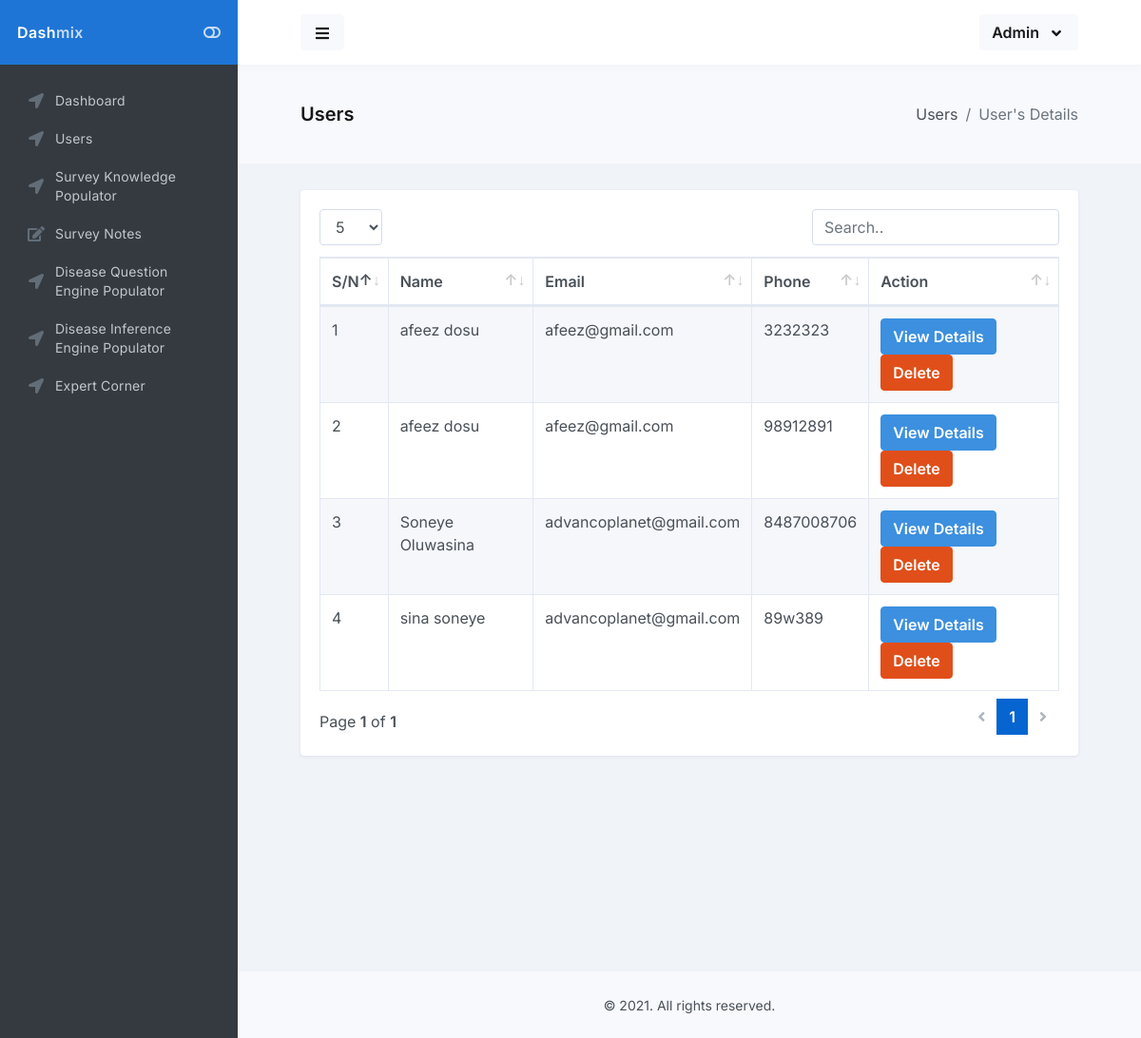
The page /admin/users.php on the database as committed earlier.
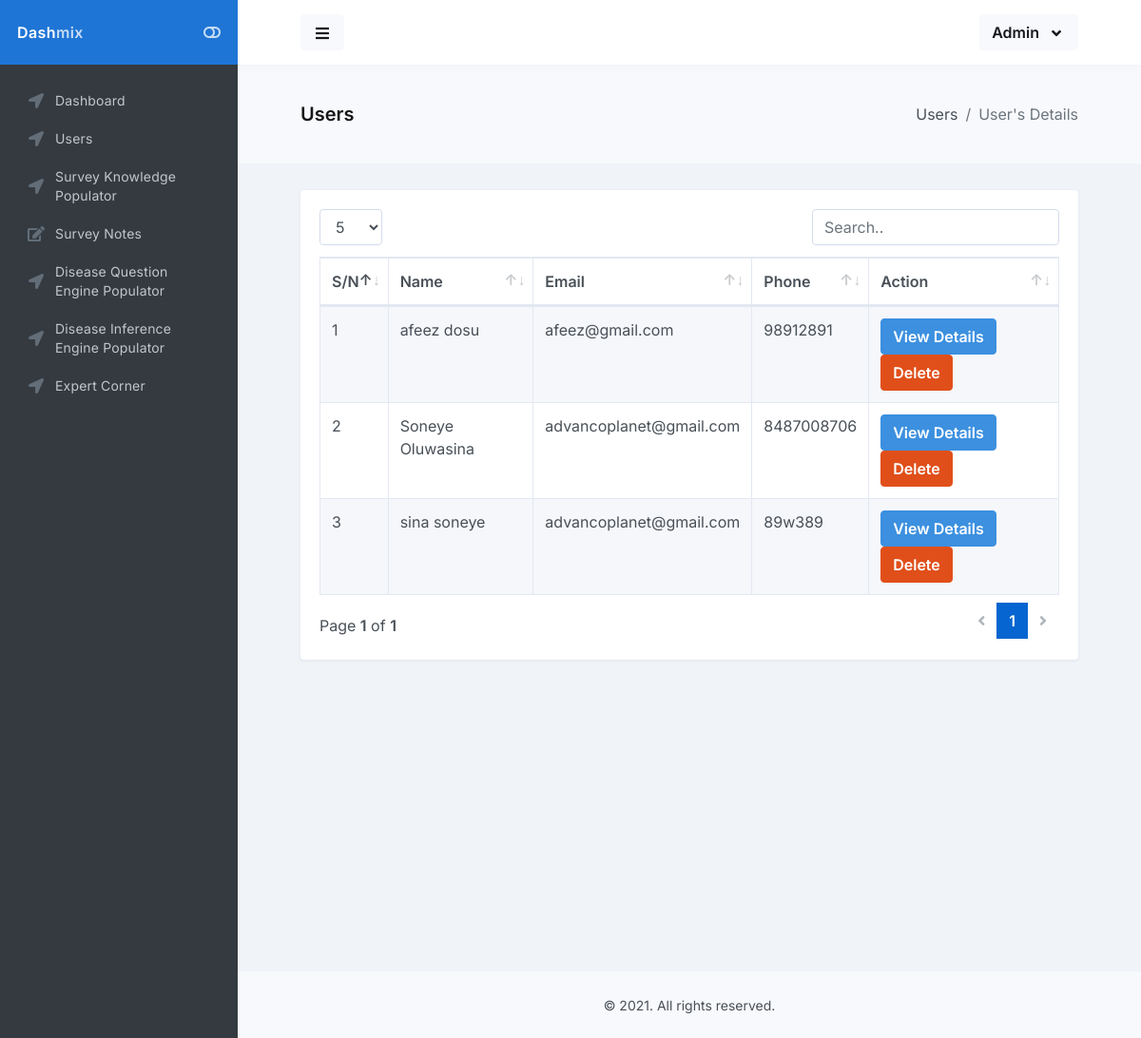
The same page on the database as committed later.
### tables this page shows
CREATE TABLE IF NOT EXISTS `farmer` (
  `farmer_id` int(11) NOT NULL AUTO_INCREMENT,
  `firstname` varchar(150) NOT NULL,
  `lastname` varchar(150) NOT NULL,
  `farm_address` text NOT NULL,
  `gender` varchar(50) NOT NULL,
  `phone` varchar(150) NOT NULL,
  `email` varchar(150) NOT NULL,
  `password` varchar(150) NOT NULL,
  `date_created` date NOT NULL,
  `new_user_status` int(11) DEFAULT NULL,
  PRIMARY KEY (`farmer_id`)
);

### classes/DB.class.php (called while the page is built, shortened)
<?php
class DB{
    private $db_config = ['host'=>'localhost',
                          'username'=>'root',
                          'password'=>'',
                          'database'=>'expert',
                          'charset'=>'utf8mb4'];
    public $pdo;
    public $query;
    public function __construct()
    {
        $dsn = "mysql:host=".$this->db_config['host'].";dbname=".$this->db_config['database'].";charset=".$this->db_config['charset'];
        $options = [
            PDO::ATTR_ERRMODE            => PDO::ERRMODE_EXCEPTION,
            PDO::ATTR_DEFAULT_FETCH_MODE => PDO::FETCH_ASSOC,
            PDO::ATTR_EMULATE_PREPARES   => false,
        ];
        try {
            $this->pdo = new PDO($dsn, $this->db_config['username'], $this->db_config['password'], $options);
        } catch (\PDOException $e) {
            throw new \PDOException($e->getMessage(), (int)$e->getCode());
        }
    }
    public function queryStatement($statement, $value = [])
    {
        $this->query = $this->pdo->prepare($statement);
        if($this->query){
            return $this->query->execute($value);
        }else{
            return false;
        }
    }
    public function fALL()
    {
        $fetch_all_data = $this->query->fetchAll(PDO::FETCH_OBJ);
        if($fetch_all_data)
        {
            return $fetch_all_data;
        }else{
            return false;
        }
    }
}

### classes/Farmer.class.php (called while the page is built, shortened)
<?php
class Farmer extends DB
{
    public function all_farmers (){
        $arr = [];
        $query = PARENT::queryStatement("SELECT * FROM farmer ORDER BY farmer_id DESC", $arr);
        return PARENT::fALL();
    }
}

### admin/users.php (the view)
<?php
include "includes/header.php";
include "includes/sidebar.php";
?>
<main id="main-container">
    <div class="bg-body-light">
        <div class="content content-full">
            <div class="d-flex flex-column flex-sm-row justify-content-sm-between align-items-sm-center">
                <h1 class="flex-sm-fill font-size-h4 font-w900 mt-2 mb-0 mb-sm-2">Users</h1>
                <nav class="flex-sm-00-auto ml-sm-3" aria-label="breadcrumb">
                    <ol class="breadcrumb">
                        <li class="breadcrumb-item">Users</li>
                        <li class="breadcrumb-item active" aria-current="page">User's Details</li>
                    </ol>
                </nav>
            </div>
        </div>
    </div>
    <div class="content">
        <div class="block block-rounded">
            <div class="block-content block-content-full">
                <table class="table table-bordered table-striped js-dataTable-full" style="width: 100%">
                    <thead>
                        <tr>
                            <th>S/N</th>
                            <th>Name</th>
                            <th>Email</th>
                            <th>Phone</th>
                            <th>Action</th>
                        </tr>
                    </thead>
                    <tbody>
                    <?php
                    $count =1;
                        $all_farmers = $farmer->all_farmers();
                        foreach ($all_farmers as $all_farmers) {?>
                        <tr>
                            <td><?= $count++ ?></td>
                            <td><?= $all_farmers->firstname.' '.$all_farmers->lastname?></td>
                            <td><?= $all_farmers->email ?></td>
                            <td><?= $all_farmers->phone ?></td>
                            <td><a class="btn btn-info" href="user-details.php?farmer_id=<?= $all_farmers->farmer_id?>">View Details</a><a href="api/delete-farmer.php?farmer_id=<?= $all_farmers->farmer_id ?>" class="btn btn-danger" href="">Delete</a></td>
                        </tr>
                        <?php }?>
                    </tbody>
                </table>
            </div>
        </div>
    </div>
</main>
<?php
include "includes/footer.php";
?>

Rows that differ between the two databases and show on the page:
removed farmer: firstname "afeez", lastname "dosu", email "afeez@gmail.com", phone "3232323"
